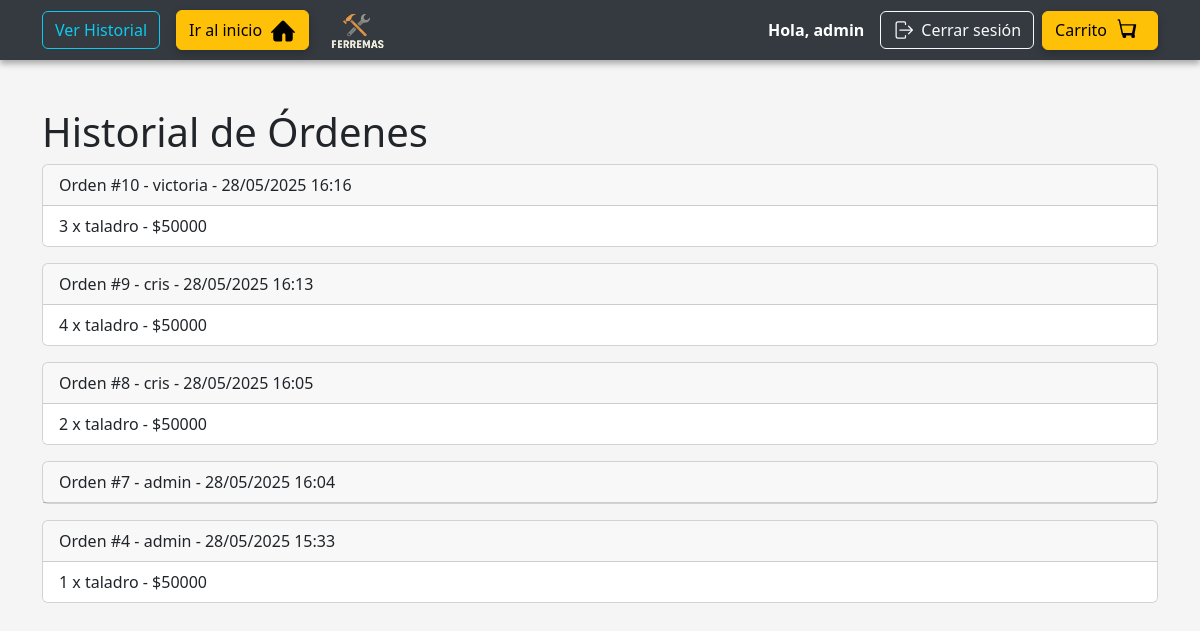
/historial/ (signed in), run on the app's committed database.
### miapp/models.py (models this page shows, shortened)
class Orden(models.Model):
    usuario = models.ForeignKey(User, on_delete=models.CASCADE)
    fecha = models.DateTimeField(auto_now_add=True)

class ItemOrden(models.Model):
    orden = models.ForeignKey(Orden, on_delete=models.CASCADE, related_name='items')
    producto = models.ForeignKey(Producto, on_delete=models.SET_NULL, null=True)
    cantidad = models.PositiveIntegerField()

class Producto(models.Model):
    nombre = models.CharField(max_length=100)
    descripcion = models.TextField(blank=True)
    precio = models.IntegerField()
    stock = models.IntegerField(default=0)

### miapp/views.py (the view)
# urls.py: path('historial/', views.historial_admin, name='historial_admin'),
@staff_member_required
def historial_admin(request):
    ordenes = Orden.objects.all().order_by('-fecha')
    return render(request, 'miapp/historial_admin.html', {'ordenes': ordenes})

### miapp/templates/miapp/historial_admin.html (shortened to what this page needs)
{% extends 'miapp/base.html' %}
{% block content %}
<h1>Historial de Órdenes</h1>
{% if ordenes %}
    {% for orden in ordenes %}
        <div class="card mb-3">
            <div class="card-header">
                Orden #{{ orden.id }} - {{ orden.usuario.username }} - {{ orden.fecha|date:"d/m/Y H:i" }}
            </div>
            <ul class="list-group list-group-flush">
                {% for item in orden.items.all %}
                    <li class="list-group-item">
                        {{ item.cantidad }} x {{ item.producto.nombre }} - ${{ item.producto.precio }}
                    </li>
                {% endfor %}
            </ul>
        </div>
    {% endfor %}
{% else %}
    <p>No hay órdenes aún.</p>
{% endif %}
{% endblock %}

### miapp/templates/miapp/base.html (shortened to what this page needs)
{% load static %}
<!DOCTYPE html>
<html lang="es">
<head>
    <link rel="stylesheet" href="{% static 'css/estilos.css' %}">
    <link href="https://cdn.jsdelivr.net/npm/bootstrap@5.3.0/dist/css/bootstrap.min.css" rel="stylesheet">
    <link rel="stylesheet" href="https://unpkg.com/leaflet/dist/leaflet.css" />
</head>
<body>
    <header style="background-color: #343a40; height: 60px; width: 100%;">
        <div class="container h-100 d-flex align-items-center justify-content-between">
<div class="d-flex align-items-center gap-3 text-white">
    {% if user.is_authenticated and user.is_staff %}
    <a href="{% url 'historial_admin' %}" class="btn btn-outline-info">
        Ver Historial
    </a>
{% endif %}
    <a href="{% url 'inicio' %}" class="btn btn-warning d-flex align-items-center">
        Ir al inicio
    </a>
    <img src="{% static 'imagenes/logo.jpg' %}" alt="Logo" style="height: 65px;">
</div>
            <div class="d-flex align-items-center gap-2">
                {% if user.is_authenticated %}
                    <span class="text-white fw-bold me-2">Hola, {{ user.username }}</span>
                    <a href="{% url 'logout' %}" class="btn btn-outline-light d-flex align-items-center">
                        Cerrar sesión
                    </a>
                {% endif %}
                <a href="{% url 'ver_carrito' %}" class="btn btn-warning d-flex align-items-center">
                    Carrito
                </a>
            </div>
        </div>
    </header>
    <div class="container mt-5">
        {% block content %}{% endblock %}
    </div>
</body>
</html>

### miapp/static/css/estilos.css (style rules this page uses)
body { background-color: #f4f4f4; }
h1 { color: #ff9000; font-weight: bold; }
.btn-warning { background-color: #ff9000; color: #000; font-weight: bold; border: none; box-shadow: 0 4px 10px rgba(0, 0, 0, 0.2); transition: all 0.3 ease; }
header { background-color: #1e1e1e; padding: 10px 20px; box-shadow: 0 4px 6px rgba(0,0,0,0.3); position: relative; z-index: 2; }

### miapp/templates/miapp/base.html (style rules this page uses)
body { background-color: #f5f5f5; }

### data on the page
Orden: id "10", usuario.username "victoria", fecha "28/05/2025 16:16"
ItemOrden: cantidad "3", producto.nombre "taladro", producto.precio "50000"
Orden: id "9", usuario.username "cris", fecha "28/05/2025 16:13"
ItemOrden: cantidad "4", producto.nombre "taladro", producto.precio "50000"
Orden: id "8", usuario.username "cris", fecha "28/05/2025 16:05"
ItemOrden: cantidad "2", producto.nombre "taladro", producto.precio "50000"
Orden: id "7", usuario.username "admin", fecha "28/05/2025 16:04"
Orden: id "4", usuario.username "admin", fecha "28/05/2025 15:33"
ItemOrden: cantidad "1", producto.nombre "taladro", producto.precio "50000"

### other printed values
{{ user.username }} "admin"
